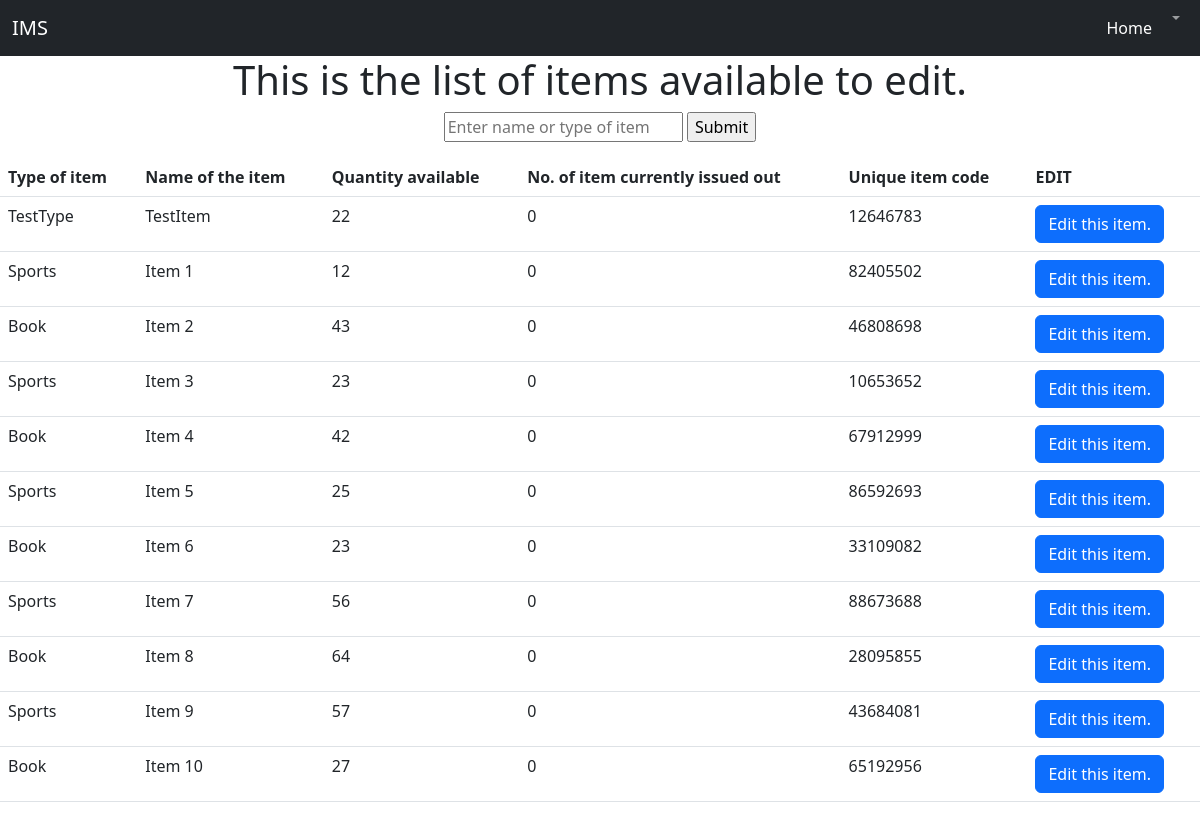
Page /inventory/edititem/ on the earlier database version.
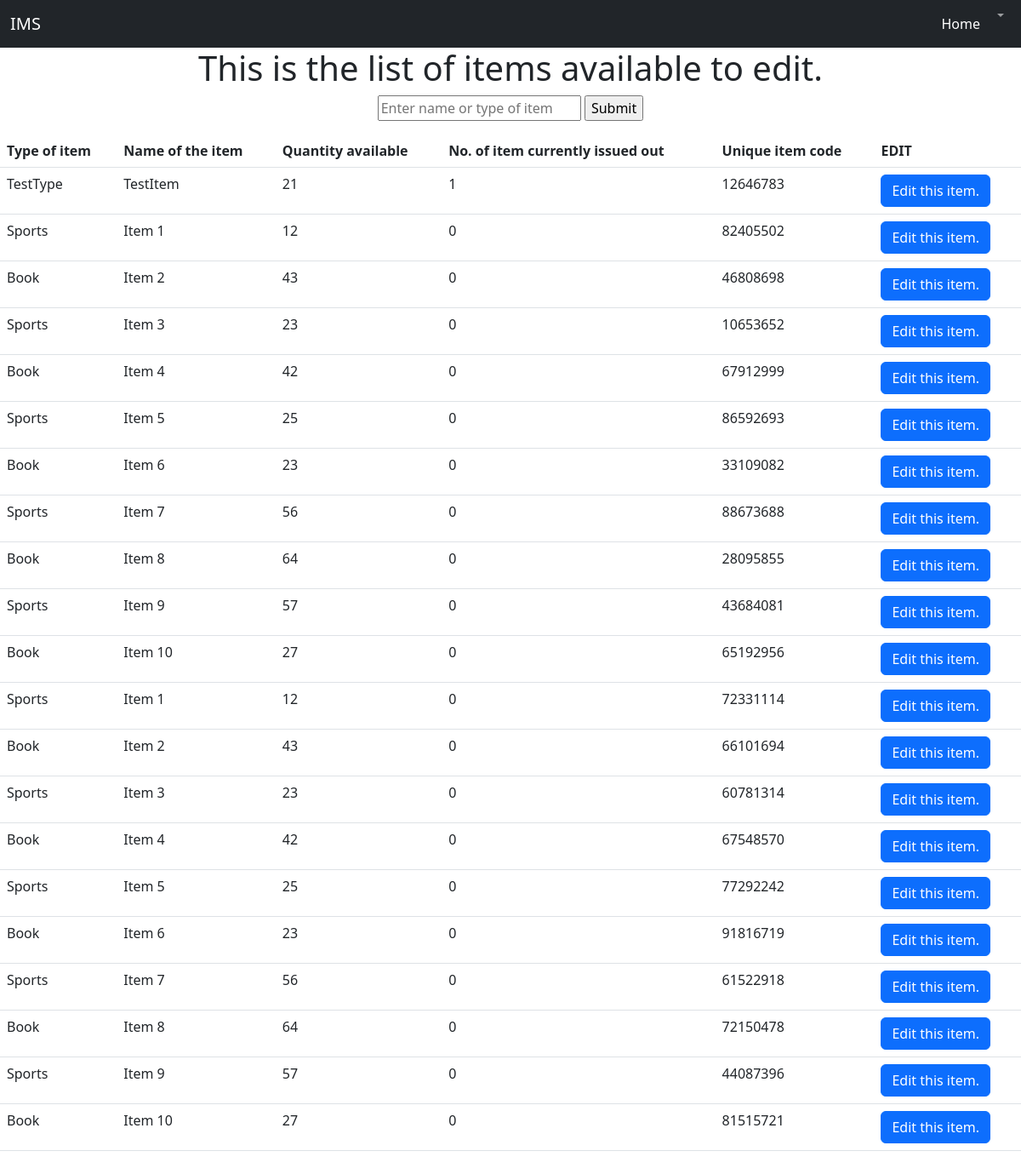
Same page on the later database version.
### fnapp/models.py (models this page shows, shortened)
class Item(models.Model):
    type_of_item = models.CharField(max_length=20)
    name_of_item = models.CharField(max_length=20)
    total_qty = models.IntegerField(default=0)
    current_out = models.IntegerField(default=0)
    unique_code = models.IntegerField(default=random.randint(10_000_000, 99_999_999), editable = False)
    added_on = models.DateTimeField(auto_now_add = True, editable = False)

### fnapp/views.py (the view)
# urls.py: path('edititem/', views.edit_item, name='edititem'),
def edit_item(request):
    item_list = Item.objects.all()
    context = {'item_list' : item_list, "type" : "edit"}
    return render(request, 'fnapp/detailspage.html', context)

### templates/fnapp/detailspage.html (shortened to what this page needs)
<!DOCTYPE html5>
<html lang="en">
<head>
    <link href="https://cdn.jsdelivr.net/npm/bootstrap@5.2.0-beta1/dist/css/bootstrap.min.css" rel="stylesheet">
</head>
<body>
    <nav class="navbar navbar-expand-lg navbar-dark bg-dark">
        <div class="container-fluid">
          <a class="navbar-brand" href="#">IMS</a>
          <div class="ms-auto">
            <div class="collapse navbar-collapse" id="navbarSupportedContent">
                <ul class="navbar-nav me-auto mb-2 mb-lg-0">
                <li class="nav-item">
                    <a class="nav-link active" aria-current="page" href="http://127.0.0.1:8000/ ">Home</a>
                </li>
                <li class="nav-item dropdown">
                    <a class="nav-link dropdown-toggle" href="#" id="navbarDropdown" role="button" data-bs-toggle="dropdown" aria-expanded="false">
                    </a>
                </li>
                </ul>
            </div>
        </div>
        </div>
      </nav>
    <h1 style="text-align:center;">This is the list of items available to {{type}}.</h1>
    {% if type == "edit" %}
        <form action="{% url 'fnapp:filter' %}" method="post" style="text-align: center;">
            <input type="text" name="item" id="item" placeholder="Enter name or type of item" required>
            <input type="submit" value="Submit">
        </form>
        <table class="table">
            <tr>
                <th>Type of item</th>
                <th>Name of the item</th>
                <th>Quantity available</th>
                <th>No. of item currently issued out</th>
                <th>Unique item code</th>
                <th>EDIT</th>
            </tr>
            {% for thing in item_list %}
                <tr >
                    <td>{{thing.type_of_item}}</td>
                    <td>{{thing.name_of_item}}</td>
                    <td>{{thing.total_qty}}</td>
                    <td>{{thing.current_out}}</td>
                    <td>{{thing.unique_code}}</td>
                    {%if thing.total_qty > 0 %}
                    <td><a class="btn btn-primary" href="{% url 'fnapp:edititemtwo' thing.unique_code %}">Edit this item.</a></td>
                    {% endif %}
                </tr>
            {% endfor %}
        </table><br>
        {% endif %}
</body>
</html>

Differences in the rows shown:
changed Item "TestType": total_qty "22" → "21"; current_out "0" → "1"
added Item: type_of_item "Sports", name_of_item "Item 1", total_qty "12", current_out "0", unique_code "72331114", shows "Edit this item."
added Item: type_of_item "Book", name_of_item "Item 2", total_qty "43", current_out "0", unique_code "66101694", shows "Edit this item."
added Item: type_of_item "Sports", name_of_item "Item 3", total_qty "23", current_out "0", unique_code "60781314", shows "Edit this item."
added Item: type_of_item "Book", name_of_item "Item 4", total_qty "42", current_out "0", unique_code "67548570", shows "Edit this item."
added Item: type_of_item "Sports", name_of_item "Item 5", total_qty "25", current_out "0", unique_code "77292242", shows "Edit this item."
added Item: type_of_item "Book", name_of_item "Item 6", total_qty "23", current_out "0", unique_code "91816719", shows "Edit this item."
added Item: type_of_item "Sports", name_of_item "Item 7", total_qty "56", current_out "0", unique_code "61522918", shows "Edit this item."
added Item: type_of_item "Book", name_of_item "Item 8", total_qty "64", current_out "0", unique_code "72150478", shows "Edit this item."
added Item: type_of_item "Sports", name_of_item "Item 9", total_qty "57", current_out "0", unique_code "44087396", shows "Edit this item."
added Item: type_of_item "Book", name_of_item "Item 10", total_qty "27", current_out "0", unique_code "81515721", shows "Edit this item."
